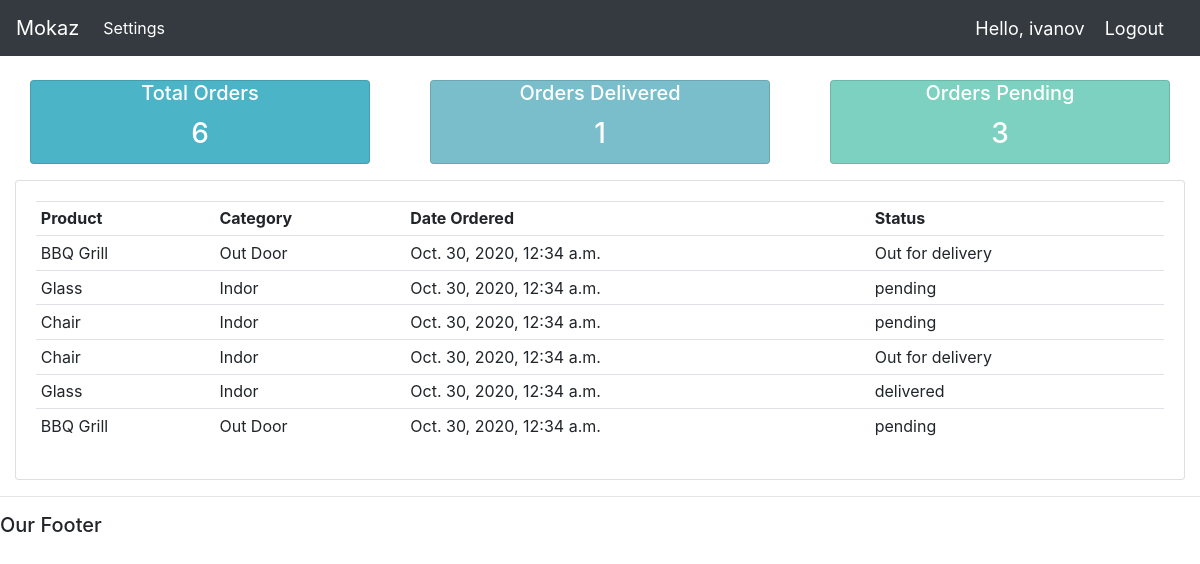
The page /user/ (signed in) on the database its author committed.
### hello/models.py (models this page shows, shortened)
class Order(models.Model):
    STATUS = (
             ('pending','Pending'),
             ('Out for delivery','Out for delivery'),
             ('delivered','Delivered')
             )
    customer = models.ForeignKey(Customer, null=True, on_delete = models.SET_NULL)
    product = models.ForeignKey(Product, null=True, on_delete = models.SET_NULL)
    date_created = models.DateTimeField(auto_now_add=True, null=True)
    status = models.CharField(max_length=200, null=True, choices=STATUS)

class Product(models.Model):
    CATEGORY = (
                ('Indor','Indor'),
                ('Out Door','Out Door')
               )
    name = models.CharField(max_length=200, null=True)
    price = models.FloatField(null=True)
    category = models.CharField(max_length=200, null=True, choices=CATEGORY)
    description = models.CharField(max_length=200, null=True, blank = True)
    date_created = models.DateTimeField(auto_now_add=True, null=True)
    tags = models.ManyToManyField(Tag)
    def __str__(self):
        return self.name

### hello/decorators.py (the view)
        def wrapper_func(request, *arg, **kwargs):
            group = None
            if request.user.groups.exists():
                group = request.user.groups.all()[0].name
            if group in allowed_roles:
                return view_func(request, *arg, **kwargs)
            else:
                return HttpResponse("You are not authorized this page")

### hello/views.py (called while the page is built)
@login_required(login_url='login')
@allowed_users(allowed_roles=['customer'])
def userPage(request):
    orders = request.user.customer.order_set.all()
    total_orders = orders.count()
    delivered = orders.filter(status = 'delivered').count()
    Pending = orders.filter(status = 'pending').count()
    context = {'orders': orders, 'total_orders': total_orders, 'delivered': delivered, 'pending':Pending}
    return render(request, 'hello/user.html', context)

### hello/templates/hello/user.html
{% extends 'hello/main.html' %}
{% block content %}
{% include 'hello/status.html' %}
<div class="row">
    <div class="col-md">
        <div class="card card-body">
            <table class="table table-sm">
                <tr>
                    <th>Product</th>
                    <th>Category</th>
                    <th>Date Ordered</th>
                    <th>Status</th>
                </tr>
                {% for order in orders %}
                <tr>
                    <td>{{order.product}}</td>
                    <td>{{order.product.category}}</td>
                    <td>{{order.date_created}}</td>
                    <td>{{order.status}}</td>
                </tr>
                {% endfor %}
            </table>
        </div>
    </div>
</div>
{% endblock %}

### hello/templates/hello/main.html (shortened to what this page needs)
<!DOCTYPE html>
<html lang="en">
{% load static %}
<head>
    <link href="{% static 'css/main.css' %}" rel="stylesheet" />
    <link rel="stylesheet" href="https://stackpath.bootstrapcdn.com/bootstrap/4.3.1/css/bootstrap.min.css">
</head>
<body>
    {% include 'hello/navbar.html' %}
    <div class="container-fluid">
    {% block content %}
    {% endblock content %}
    </div>
    <hr>
    <h5>Our Footer</h5>
</body>
</html>

### hello/templates/hello/navbar.html (shortened to what this page needs)
<nav class="navbar navbar-expand-lg navbar-dark bg-dark">
  <a class="navbar-brand" href="{% url 'home' %}">Mokaz</a>
  <div class="collapse navbar-collapse" id="navbarSupportedContent">
    <ul class="navbar-nav mr-auto">
      {% if request.user.is_staff %}
      <li class="nav-item active">
        <a class="nav-link" href="{% url 'home' %}">Home <span class="sr-only">(current)</span></a>
      </li>
      <li class="nav-item active">
        <a class="nav-link" href="{% url 'products' %}">Product</a>
      </li>
      {% else %}
      <li class="nav-item active">
        <a class="nav-link" href="{% url 'account' %}">Settings</a>
      </li>
      {% endif %}
    </ul>
  </div>
  <span class="hello-msg">Hello, {{request.user}}</span>
  <span><a class="hello-msg" href="{% url 'logout' %}">Logout</a></span>
</nav >

### hello/templates/hello/status.html
<br>
<div class="row">
    <div class="col">
        <div class="col-md">
            <div class="card text-center text-white mb-3" id="total-orders">
                <div class="card-harder">
                    <h5 class="card-title">Total Orders</h5>
                </div>
                <div class="card-brody">
                    <h3 class="card-title">{{total_orders}}</h3>
                </div>
            </div>
        </div>
    </div>
    <div class="col">
        <div class="col-md">
            <div class="card text-center text-white mb-3" id="orders-delivered">
                <div class="card-harder">
                    <h5 class="card-title">Orders Delivered</h5>
                </div>
                <div class="card-brody">
                    <h3 class="card-title">{{delivered}}</h3>
                </div>
            </div>
        </div>
    </div>
    <div class="col">
        <div class="col-md">
            <div class="card text-center text-white mb-3" id="orders-pending">
                <div class="card-harder">
                    <h5 class="card-title">Orders Pending</h5>
                </div>
                <div class="card-brody">
                    <h3 class="card-title">{{pending}}</h3>
                </div>
            </div>
        </div>
    </div>
</div>

### static/css/main.css (style rules this page uses)
body { background-color: #ebeff5; }
#total-orders { background-color: #4cb4c7; }
#orders-delivered { background-color: #7abecc; }
#orders-pending { background-color: #7CD1C0; }

### hello/templates/hello/navbar.html (style rules this page uses)
.hello-msg { font-size: 18px; color: white; margin-right: 20px; }

### rows shown on the page
Order: product "BBQ Grill", product.category "Out Door", date_created "Oct. 30, 2020, 12:34 a.m.", status "Out for delivery"
Order: product "Glass", product.category "Indor", date_created "Oct. 30, 2020, 12:34 a.m.", status "pending"
Order: product "Chair", product.category "Indor", date_created "Oct. 30, 2020, 12:34 a.m.", status "pending"
Order: product "Chair", product.category "Indor", date_created "Oct. 30, 2020, 12:34 a.m.", status "Out for delivery"
Order: product "Glass", product.category "Indor", date_created "Oct. 30, 2020, 12:34 a.m.", status "delivered"
Order: product "BBQ Grill", product.category "Out Door", date_created "Oct. 30, 2020, 12:34 a.m.", status "pending"

### other values the page prints
{{ request.user }} "ivanov"
{{ total_orders }} "6"
{{ delivered }} "1"
{{ pending }} "3"
